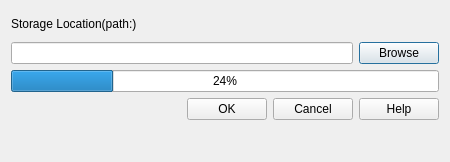
<?xml version="1.0" encoding="UTF-8"?>
<ui version="4.0">
 <class>Zip_process</class>
 <widget class="QDialog" name="Zip_process">
  <property name="geometry">
   <rect>
    <x>0</x>
    <y>0</y>
    <width>450</width>
    <height>162</height>
   </rect>
  </property>
  <property name="maximumSize">
   <size>
    <width>450</width>
    <height>200</height>
   </size>
  </property>
  <property name="windowTitle">
   <string>Dialog</string>
  </property>
  <layout class="QVBoxLayout" name="verticalLayout">
   <item>
    <widget class="QLabel" name="label">
     <property name="text">
      <string>Storage Location(path:)</string>
     </property>
    </widget>
   </item>
   <item>
    <layout class="QHBoxLayout" name="horizontalLayout_2">
     <item>
      <widget class="QLineEdit" name="lineEdit"/>
     </item>
     <item>
      <widget class="QPushButton" name="pushButton_Browse">
       <property name="text">
        <string>Browse</string>
       </property>
      </widget>
     </item>
    </layout>
   </item>
   <item>
    <widget class="QProgressBar" name="progressBar">
     <property name="value">
      <number>24</number>
     </property>
    </widget>
   </item>
   <item>
    <layout class="QHBoxLayout" name="horizontalLayout">
     <item>
      <spacer name="horizontalSpacer">
       <property name="orientation">
        <enum>Qt::Horizontal</enum>
       </property>
       <property name="sizeHint" stdset="0">
        <size>
         <width>40</width>
         <height>20</height>
        </size>
       </property>
      </spacer>
     </item>
     <item>
      <widget class="QPushButton" name="pushButton_Ok">
       <property name="text">
        <string>OK</string>
       </property>
      </widget>
     </item>
     <item>
      <widget class="QPushButton" name="pushButton_Cancel">
       <property name="text">
        <string>Cancel</string>
       </property>
      </widget>
     </item>
     <item>
      <widget class="QPushButton" name="pushButton_Help">
       <property name="text">
        <string>Help</string>
       </property>
      </widget>
     </item>
    </layout>
   </item>
   <item>
    <widget class="QLabel" name="label_Note">
     <property name="text">
      <string/>
     </property>
    </widget>
   </item>
  </layout>
 </widget>
 <resources/>
 <connections/>
</ui>
